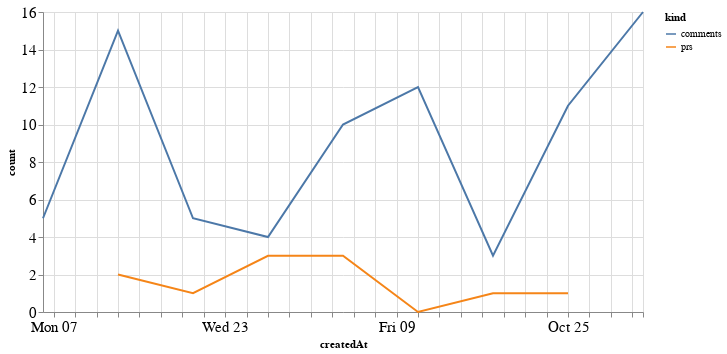

Notebook source saved alongside this figure:
### Code cell
alt.Chart(total_time, width=600).mark_line().encode(
    x='createdAt',
    y='count',
    color='kind'
)

### Figure 1 — Vega-Lite specification as saved in the notebook (floating-point values rounded to 4 significant figures)
{"config": {"axisLeft": {"labelFontSize": 15}, "axisBottom": {"labelFontSize": 15}}, "data": {"name": "data-c55a0ebe50f1711d40c03e9da2ac675c"}, "mark": "line", "encoding": {"color": {"type": "nominal", "field": "kind"}, "x": {"type": "temporal", "field": "createdAt"}, "y": {"type": "quantitative", "field": "count"}}, "width": 600, "$schema": "https://vega.github.io/schema/vega-lite/v4.8.1.json", "datasets": {"data-c55a0ebe50f1711d40c03e9da2ac675c": [{"createdAt": "2020-09-13T00:00:00", "kind": "prs", "count": 2.0}, {"createdAt": "2020-09-20T00:00:00", "kind": "prs", "count": 1.0}, {"createdAt": "2020-09-27T00:00:00", "kind": "prs", "count": 3.0}, {"createdAt": "2020-10-04T00:00:00", "kind": "prs", "count": 3.0}, {"createdAt": "2020-10-11T00:00:00", "kind": "prs", "count": 0.0}, {"createdAt": "2020-10-18T00:00:00", "kind": "prs", "count": 1.0}, {"createdAt": "2020-10-25T00:00:00", "kind": "prs", "count": 1.0}, {"createdAt": "2020-09-06T00:00:00", "kind": "prs", "count": null}, {"createdAt": "2020-11-01T00:00:00", "kind": "prs", "count": null}, {"createdAt": "2020-09-13T00:00:00", "kind": "comments", "count": 15.0}, {"createdAt": "2020-09-20T00:00:00", "kind": "comments", "count": 5.0}, {"createdAt": "2020-09-27T00:00:00", "kind": "comments", "count": 4.0}, {"createdAt": "2020-10-04T00:00:00", "kind": "comments", "count": 10.0}, {"createdAt": "2020-10-11T00:00:00", "kind": "comments", "count": 12.0}, {"createdAt": "2020-10-18T00:00:00", "kind": "comments", "count": 3.0}, {"createdAt": "2020-10-25T00:00:00", "kind": "comments", "count": 11.0}, {"createdAt": "2020-09-06T00:00:00", "kind": "comments", "count": 5.0}, {"createdAt": "2020-11-01T00:00:00", "kind": "comments", "count": 16.0}]}}
